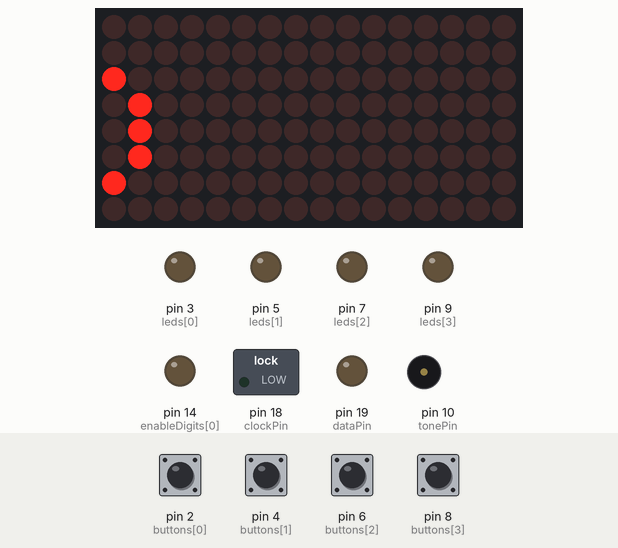
Simulated run of this sketch. Board: Arduino Uno, built with avr-gcc and run on an emulated ATmega328P. Parts: 16×8 LED matrix, switched loads named in the sketch (green lamp = pin HIGH), output pins drawn as LEDs (lit = HIGH), buzzer (waves = sounding). The inputs (shaded band) are chosen by the test bench; at power-on: pin 2 (buttons[0]), pin 4 (buttons[1]), pin 6 (buttons[2]), pin 8 (buttons[3]) HIGH. Random numbers use the default seed unless the sketch sets one; EEPROM starts erased; what the sketch prints to the serial monitor is not drawn.

Above: at 1.28 s.
1.3 s: pin 2 (buttons[0]) pulled LOW for 0.15 s
At 2.9 s:
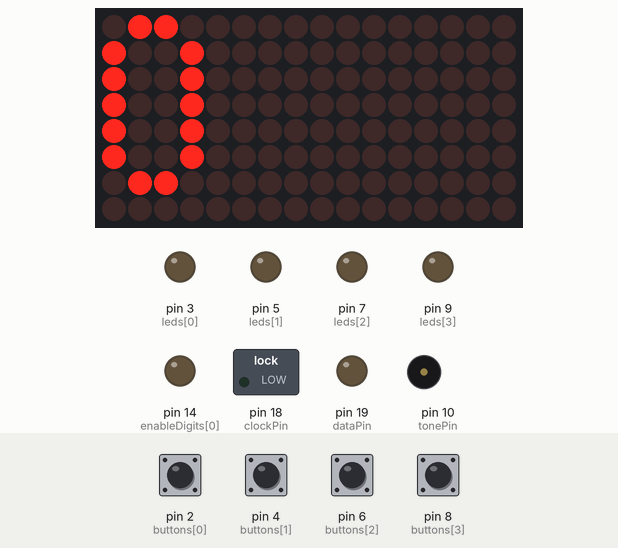
4.4 s: pin 4 (buttons[1]) pulled LOW for 0.15 s
At 5.1 s:
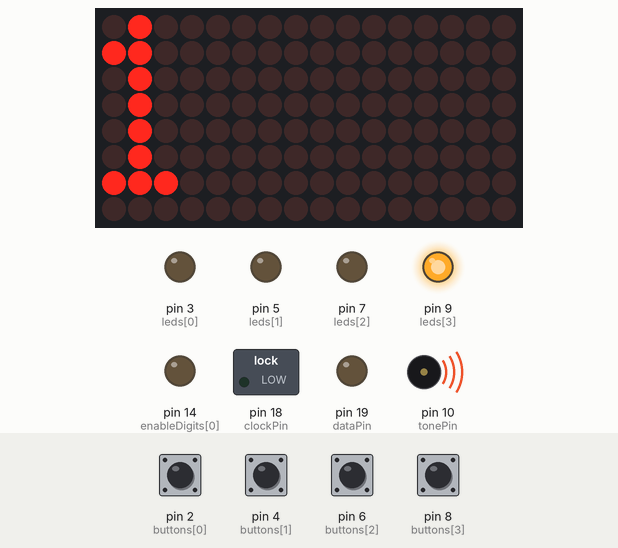
7.0 s: pin 8 (buttons[3]) pulled LOW for 0.15 s
At 7.18 s:
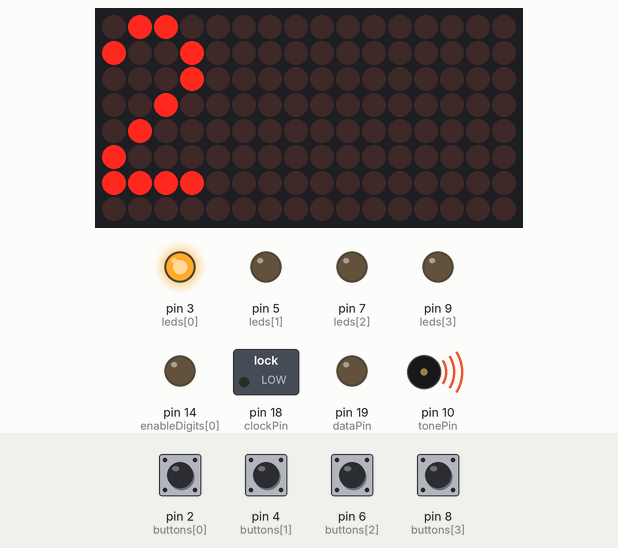
7.7 s: pin 4 (buttons[1]) pulled LOW for 1 s
At 9.0 s:
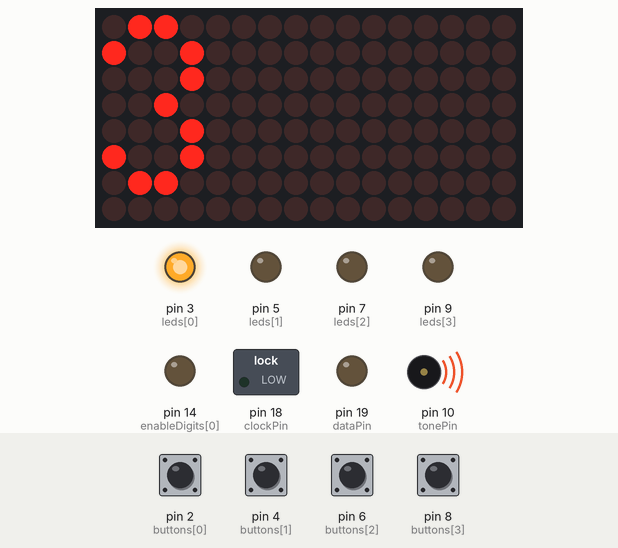
9.3 s: pin 2 (buttons[0]) pulled LOW for 1 s
At 9.9 s:
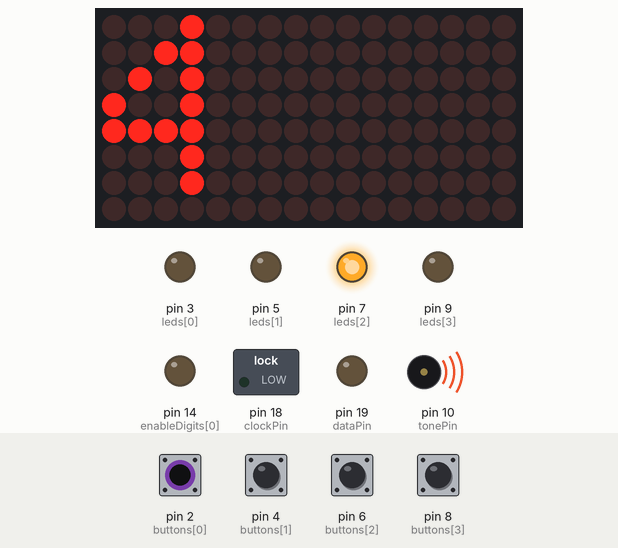
12.4 s: pin 8 (buttons[3]) pulled LOW for 1 s
At 38.3 s:
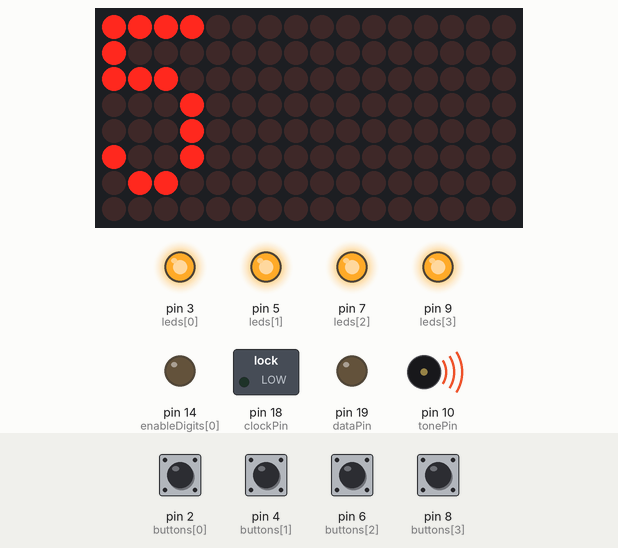
Timing chart, 0 to 41.4 s (numbered marks = the images above; inputs shaded):
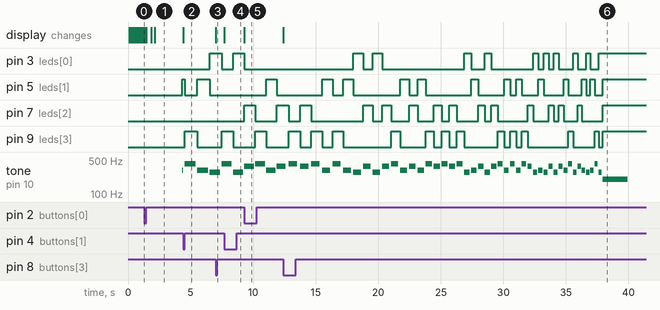

The sketch:

spede_fresh.ino
```cpp
// (licence header left out)
#include <EEPROM.h>

#include <MaxMatrix.h>
#include <avr/pgmspace.h>

#include <PinChangeInt.h>


PROGMEM const prog_uchar CH[] = {
3, 8, B0000000, B0000000, B0000000, B0000000, B0000000, // space
1, 8, B1011111, B0000000, B0000000, B0000000, B0000000, // !
3, 8, B0000011, B0000000, B0000011, B0000000, B0000000, // "
5, 8, B0010100, B0111110, B0010100, B0111110, B0010100, // #
4, 8, B0100100, B1101010, B0101011, B0010010, B0000000, // $
5, 8, B1100011, B0010011, B0001000, B1100100, B1100011, // %
5, 8, B0110110, B1001001, B1010110, B0100000, B1010000, // &
1, 8, B0000011, B0000000, B0000000, B0000000, B0000000, // '
3, 8, B0011100, B0100010, B1000001, B0000000, B0000000, // (
3, 8, B1000001, B0100010, B0011100, B0000000, B0000000, // )
5, 8, B0101000, B0011000, B0001110, B0011000, B0101000, // *
5, 8, B0001000, B0001000, B0111110, B0001000, B0001000, // +
2, 8, B10110000, B1110000, B0000000, B0000000, B0000000, // ,
4, 8, B0001000, B0001000, B0001000, B0001000, B0000000, // -
2, 8, B1100000, B1100000, B0000000, B0000000, B0000000, // .
4, 8, B1100000, B0011000, B0000110, B0000001, B0000000, // /
4, 8, B0111110, B1000001, B1000001, B0111110, B0000000, // 0
3, 8, B1000010, B1111111, B1000000, B0000000, B0000000, // 1
4, 8, B1100010, B1010001, B1001001, B1000110, B0000000, // 2
4, 8, B0100010, B1000001, B1001001, B0110110, B0000000, // 3
4, 8, B0011000, B0010100, B0010010, B1111111, B0000000, // 4
4, 8, B0100111, B1000101, B1000101, B0111001, B0000000, // 5
4, 8, B0111110, B1001001, B1001001, B0110000, B0000000, // 6
4, 8, B1100001, B0010001, B0001001, B0000111, B0000000, // 7
4, 8, B0110110, B1001001, B1001001, B0110110, B0000000, // 8
4, 8, B0000110, B1001001, B1001001, B0111110, B0000000, // 9
2, 8, B01010000, B0000000, B0000000, B0000000, B0000000, // :
2, 8, B10000000, B01010000, B0000000, B0000000, B0000000, // ;
3, 8, B0010000, B0101000, B1000100, B0000000, B0000000, // <
3, 8, B0010100, B0010100, B0010100, B0000000, B0000000, // =
3, 8, B1000100, B0101000, B0010000, B0000000, B0000000, // >
4, 8, B0000010, B1011001, B0001001, B0000110, B0000000, // ?
5, 8, B0111110, B1001001, B1010101, B1011101, B0001110, // @
4, 8, B1111110, B0010001, B0010001, B1111110, B0000000, // A
4, 8, B1111111, B1001001, B1001001, B0110110, B0000000, // B
4, 8, B0111110, B1000001, B1000001, B0100010, B0000000, // C
4, 8, B1111111, B1000001, B1000001, B0111110, B0000000, // D
4, 8, B1111111, B1001001, B1001001, B1000001, B0000000, // E
4, 8, B1111111, B0001001, B0001001, B0000001, B0000000, // F
4, 8, B0111110, B1000001, B1001001, B1111010, B0000000, // G
4, 8, B1111111, B0001000, B0001000, B1111111, B0000000, // H
3, 8, B1000001, B1111111, B1000001, B0000000, B0000000, // I
4, 8, B0110000, B1000000, B1000001, B0111111, B0000000, // J
4, 8, B1111111, B0001000, B0010100, B1100011, B0000000, // K
4, 8, B1111111, B1000000, B1000000, B1000000, B0000000, // L
5, 8, B1111111, B0000010, B0001100, B0000010, B1111111, // M
5, 8, B1111111, B0000100, B0001000, B0010000, B1111111, // N
4, 8, B0111110, B1000001, B1000001, B0111110, B0000000, // O
4, 8, B1111111, B0001001, B0001001, B0000110, B0000000, // P
4, 8, B0111110, B1000001, B1000001, B10111110, B0000000, // Q
4, 8, B1111111, B0001001, B0001001, B1110110, B0000000, // R
4, 8, B1000110, B1001001, B1001001, B0110010, B0000000, // S
5, 8, B0000001, B0000001, B1111111, B0000001, B0000001, // T
4, 8, B0111111, B1000000, B1000000, B0111111, B0000000, // U
5, 8, B0001111, B0110000, B1000000, B0110000, B0001111, // V
5, 8, B0111111, B1000000, B0111000, B1000000, B0111111, // W
5, 8, B1100011, B0010100, B0001000, B0010100, B1100011, // X
5, 8, B0000111, B0001000, B1110000, B0001000, B0000111, // Y
4, 8, B1100001, B1010001, B1001001, B1000111, B0000000, // Z
2, 8, B1111111, B1000001, B0000000, B0000000, B0000000, // [
4, 8, B0000001, B0000110, B0011000, B1100000, B0000000, // backslash
2, 8, B1000001, B1111111, B0000000, B0000000, B0000000, // ]
3, 8, B0000010, B0000001, B0000010, B0000000, B0000000, // hat
4, 8, B1000000, B1000000, B1000000, B1000000, B0000000, // _
2, 8, B0000001, B0000010, B0000000, B0000000, B0000000, // `
4, 8, B0100000, B1010100, B1010100, B1111000, B0000000, // a
4, 8, B1111111, B1000100, B1000100, B0111000, B0000000, // b
4, 8, B0111000, B1000100, B1000100, B0101000, B0000000, // c
4, 8, B0111000, B1000100, B1000100, B1111111, B0000000, // d
4, 8, B0111000, B1010100, B1010100, B0011000, B0000000, // e
3, 8, B0000100, B1111110, B0000101, B0000000, B0000000, // f
4, 8, B10011000, B10100100, B10100100, B01111000, B0000000, // g
4, 8, B1111111, B0000100, B0000100, B1111000, B0000000, // h
3, 8, B1000100, B1111101, B1000000, B0000000, B0000000, // i
4, 8, B1000000, B10000000, B10000100, B1111101, B0000000, // j
4, 8, B1111111, B0010000, B0101000, B1000100, B0000000, // k
3, 8, B1000001, B1111111, B1000000, B0000000, B0000000, // l
5, 8, B1111100, B0000100, B1111100, B0000100, B1111000, // m
4, 8, B1111100, B0000100, B0000100, B1111000, B0000000, // n
4, 8, B0111000, B1000100, B1000100, B0111000, B0000000, // o
4, 8, B11111100, B0100100, B0100100, B0011000, B0000000, // p
4, 8, B0011000, B0100100, B0100100, B11111100, B0000000, // q
4, 8, B1111100, B0001000, B0000100, B0000100, B0000000, // r
4, 8, B1001000, B1010100, B1010100, B0100100, B0000000, // s
3, 8, B0000100, B0111111, B1000100, B0000000, B0000000, // t
4, 8, B0111100, B1000000, B1000000, B1111100, B0000000, // u
5, 8, B0011100, B0100000, B1000000, B0100000, B0011100, // v
5, 8, B0111100, B1000000, B0111100, B1000000, B0111100, // w
5, 8, B1000100, B0101000, B0010000, B0101000, B1000100, // x
4, 8, B10011100, B10100000, B10100000, B1111100, B0000000, // y
3, 8, B1100100, B1010100, B1001100, B0000000, B0000000, // z
3, 8, B0001000, B0110110, B1000001, B0000000, B0000000, // {
1, 8, B1111111, B0000000, B0000000, B0000000, B0000000, // |
3, 8, B1000001, B0110110, B0001000, B0000000, B0000000, // }
4, 8, B0001000, B0000100, B0001000, B0000100, B0000000, // ~
};

int data = 12;
int load = 11;
int clock = 13;
int maxInUse = 2;    //change this variable to set how many MAX7219's you'll use
MaxMatrix m(data, load, clock, maxInUse);
byte buffer[10];
char msg[] = "Kab";
char scorea[10];


// Arduino pins connected to latch, clock and data pins of the 74HC595 chip
const int latchPin = 17;
const int clockPin = 18;
const int dataPin = 19;

// Arduino pin connected to the speaker
const int tonePin = 10;

// Arduino pins connected to transistors controlling the digits
const int enableDigits[] = {
  14,14,14,14 };

// Arduino pins connected to leds
const int leds[] = {
  3,5,7,9 };

// Arduino pins connected to buttons
const int buttons[] = {
  2,4,6,8 };


// Frequencies of tones played when buttons are pressed
const int toneFreq[] = {
  277, 311, 370, 415 };  // CS4, DS4, FS4, GS4

// Segment bits for numbers 0-9
int digits[10] = {
  B1111101, // 0  ABCDEF-
  B1000001, // 1  -BC----
  B1011110, // 2  AB-DE-G
  B1010111, // 3  ABCD--G
  B1100011, // 4  -BC--FG
  B0110111, // 5  A-CD-EF
  B0111111, // 6  A-BCDEF
  B1010001, // 7  ABC----
  B1111111, // 8  ABCDEFG
  B1110111, // 9  ABCD-FG
};

enum {
  STATE_START_MENU,
  STATE_GAME,
  STATE_GAME_OVER
};

int score = 0;
int led = 0;
int prevLed = 0;
int nextTimer = 0;
int level = 0;
int hiscore = 0;
int startMenuTimer = 0;
int prevButtonState[] = {
  HIGH, HIGH, HIGH, HIGH };
int state = STATE_START_MENU;
int ledsA[200];
int scrollSpeed = 100;

void printString(char* s)
{
  int col = 0;
  while (*s != 0)
  {
    if (*s < 32) continue;
    char c = *s - 32;
    memcpy_P(buffer, CH + 7*c, 7);
    m.writeSprite(col, 0, buffer);
    m.setColumn(col + buffer[0], 0);
    col += buffer[0] + 1;
    s++;
  }
}

void printStringWithShift(char *s, int shift_speed){
  while ( *s  != 0){
    printCharWithShift(*s, min(shift_speed,scrollSpeed));
    s++;
  }
}

void printCharWithShift(char c, int shift_speed){
  if (c < 32) return;
  c -= 32;
  memcpy_P(buffer, CH + 7*c, 7);
  m.writeSprite(32, 0, buffer);
  m.setColumn(32 + buffer[0], 0);

  for (int i=0; i<buffer[0]+1; i++)
  {
    delay(shift_speed);
    m.shiftLeft(false, false);
  }
}

// Read hiscore value from EEPROM
void readHiscore() {
  hiscore = (EEPROM.read(0) << 8) + EEPROM.read(1);

  // EEPROM initial value is FFFF
  if(hiscore == 0xffff)
    hiscore = 0;
}

// Write hiscore value to EEPROM
void writeHiscore() {
  EEPROM.write(0, hiscore >> 8);
  EEPROM.write(1, hiscore & 0xff);
}

void setup() {
  pinMode(latchPin, OUTPUT);
  pinMode(clockPin, OUTPUT);
  pinMode(dataPin, OUTPUT);

  for(int i = 0; i < 4; i++)
    pinMode(enableDigits[i], OUTPUT);

  for(int i = 0; i < 4; i++)
    pinMode(leds[i], OUTPUT);

  // enable pull up resistors for button pins
  for(int i = 0; i < 4; i++)
    pinMode(buttons[i], INPUT_PULLUP);
  m.init();
  m.setIntensity(5);
  printString(msg);
  Serial.begin(9600);    //alustetaan sarjaportti
//  hiscore = 0;
//  writeHiscore();

  readHiscore();
}

// Updates display with current score.
// Flashes 4 digits quickly on the display.
// Display is turned off if enable is false.
void updateDisplay(int score, boolean enable) {
/*  int s = score;

  for(int pos = 0; pos < 4; pos++) {
    int digit = s % 10;
    s /= 10;

    // turn off all digits
    for( int i = 0; i < 4; i++ )
      digitalWrite(enableDigits[i], LOW);

    delayMicroseconds(500);

    // set latch low so digits won't change while sending bits
    digitalWrite(latchPin, LOW);

    // shift out the bits
    shiftOut(dataPin, clockPin, MSBFIRST, digits[digit]);

    // set latch high so the LEDs will light up
    digitalWrite(latchPin, HIGH);

    delayMicroseconds(500);

    // turn on one digit
    if(enable)
      digitalWrite(enableDigits[pos], HIGH);

    delayMicroseconds(2000);
  }
*/
//  delayMicroseconds(3000);
}

//before start
void buttonpressed() {
  for(int i = 0; i < 4; i++)
    digitalWrite(leds[i], HIGH);
  scrollSpeed = 0;
  for(int i = 0; i < 4; i++)
    digitalWrite(leds[i], LOW);
}

// Updates the start menu. Switch between previous score and hiscore on the display.
// Start a new game when a button is pressed. Clear the hiscore is all buttons are held down for 2 seconds.
void startMenu() {
  int s = score;

  for(int i = 0; i < 4; i++)
    PCintPort::attachInterrupt(buttons[i], buttonpressed ,CHANGE);


  if (startMenuTimer % 19 == 0) {
    char string[32] = "press any button to start   ";
    printStringWithShift(string, 120);
  } else if (startMenuTimer % 5 == 0) {
    char string[32] = "paina nappia   ";
    printStringWithShift(string, 120);
  } else if (startMenuTimer % 1 == 0) {
    char string[32] = "Best         ";
    printStringWithShift(string, 120);
    char scorea[10];
    itoa(hiscore, scorea, 10);
    printString(scorea);
    delay(scrollSpeed*15);
    char string2[32] = "Last         ";
    printStringWithShift(string2, 120);
    itoa(s, scorea, 10);
    printString(scorea);
    delay(scrollSpeed*15);

  }


  // flick between previous score and hiscore display
  startMenuTimer = (startMenuTimer + 1) % 2000;
  if(startMenuTimer >= 1000)
    s = hiscore;

  updateDisplay(s, startMenuTimer < 975 || (startMenuTimer > 1000 && startMenuTimer < 1975));
  Serial.println(s);

  // read button state
  int buttonState = 0;
  for(int i = 0; i < 4; i++)
    if(digitalRead(buttons[i]) == LOW)
      buttonState |= 1<<i;


  if (scrollSpeed==0)
    buttonState=1;

  // reset hiscore if all buttons are held down for 2 seconds
  static long resetHiscoreTimer = 0;
  if(buttonState == 15) {
    if(resetHiscoreTimer == 0)
      resetHiscoreTimer = millis();
    if(millis() - resetHiscoreTimer > 2000) {
      updateDisplay(0, false);
      tone(tonePin, 500, 500);
      hiscore = 0;
      writeHiscore();
      delay(700);
      resetHiscoreTimer = 0;
    }
  }
  else {
    resetHiscoreTimer = 0;
  }

  // start new game if a single button is pressed for 100ms
  static int startNewGameTimer = 0;
  if(buttonState == 1 || buttonState == 2 || buttonState == 4 || buttonState == 8) {
    if(startNewGameTimer == 0)
      startNewGameTimer = millis();
    if(millis() - startNewGameTimer > 50) {
      // start new game

      for(int i = 0; i < 4; i++)
        PCintPort::detachInterrupt(buttons[i]);
      scrollSpeed=100;
      updateDisplay(score, false);
      delay(2000);
      startNewGame();
      startNewGameTimer = 0;
    }
  }
  else {
    startNewGameTimer = 0;
  }
}

// Prepares game state for a new game.
void startNewGame() {
  state = STATE_GAME;
  score = 0;
  level = 0;
  led = -1;
  prevLed = -1;
  nextTimer = 0;
  Serial.begin(9600);    //alustetaan sarjaportti
  Serial.println("New game");    //tulostetaan sarjaporttiin
  char* msg = "0   ";
  printString(msg);

  for(int i = 0; i < 4; i++)
    prevButtonState[i] = HIGH;

  // set random seed, so that every game has a different sequence
  randomSeed(millis());

  ledsA[0] = random(4);
  for(int i = 1; i<200; i++) {
    ledsA[i] = random(4);
    while (ledsA[i]==ledsA[i-1]) {
      ledsA[i] = random(4);
    }
  }
}

void playGame() {
  // update time
  nextTimer--;

  //  delay(nextTimer);

  if(nextTimer < 0) {
    // game over if player is too slow
    //    if(led >= 0) {
    //      gameOver();
    //      return;
    //    }

    led = ledsA[level];

    // make consequent same leds less probable
//    if(led == prevLed)
//      led = random(4);
//    prevLed = led;

    nextTimer = max(150 * pow(1.6, -level*0.05), 10);
    Serial.println(nextTimer);
    level++;

    delay(nextTimer);

    tone(tonePin, toneFreq[led], nextTimer *6);
//    score = level;
  }

  // update leds
  for(int i = 0; i < 4; i++) {
//    digitalWrite(leds[i], led == i || (digitalRead(buttons[i]) == LOW && nextTimer > 5) ? HIGH : LOW);
    digitalWrite(leds[i], led == i); // || (digitalRead(buttons[i]) == LOW && nextTimer > 5) ? HIGH : LOW);
  }

//  delay(1000);
  Serial.println(level);
  Serial.println(score);

  if (level>score+50)
    gameOver();

  char scorea[10];

  // read input
  for(int i = 0; i < 4; i++) {
    int but = digitalRead(buttons[i]);
    if(but == LOW && prevButtonState[i] == HIGH) {
      // ignore button press if time since last press is too short
      if( led >= 0 ) { //&& millis() - lastButtonPress > 50 ) {
        // correct button pressed?
        if( i == ledsA[score] ) {
          if (level==score+1) {
            nextTimer = -1;
            noTone(tonePin);
          }
          score++;
          itoa(score, scorea, 10);
          printString(scorea);
//          led = -1;  // turn off led
//          nextTimer = -1;
        }
        else {
          gameOver();
        }
        //lastButtonPress = millis();
      }
    }
    prevButtonState[i] = but;
  }
}

// Game over. Play a game over sound and blink score.
void gameOver() {
  tone(tonePin, 250, 2500);

  // new hiscore?
  if(score > hiscore) {
    hiscore = score;
    writeHiscore();
  }

  // turn on leds
  for(int i = 0; i < 4; i++)
    digitalWrite(leds[i], HIGH);

  // flash display
  for(int i = 0; i < 70*5; i++) {
    if(i == 70*2)
      tone(tonePin, 200, 2000);
    boolean enable = 1 - (i/60) & 1;
    updateDisplay(score, enable);
  }

  //char* msg = "0   ";
  //printString(msg);

  itoa(score, scorea, 10);
  printString(scorea);
  delay(5000);

  // turn off leds
  for(int i = 0; i < 4; i++)
    digitalWrite(leds[i], LOW);
  updateDisplay(score, false);


  // enter menu
  //delay(1000);
  state = STATE_START_MENU;
  startMenuTimer = 0;
}

// Main loop. Update menu, game or game over depending on current state.
void loop() {
  if(state == STATE_START_MENU)
    startMenu();
  else if(state == STATE_GAME)
    playGame();
  else
    gameOver();
}
```

Measured:
- after the input at 1.3 s, pin 5 (leds[1]): LOW → HIGH after 3.0 s; tone on pin 10 (tonePin): silent → 311 Hz after 3.0 s
- after the input at 4.4 s, pin 3 (leds[0]): LOW → HIGH after 2.1 s; the display: changes at once (image 2)
- after the input at 7.0 s, the display: changes at once (image 3)
- after the input at 7.7 s, the display: changes at once (image 4)
- after the input at 9.3 s, the display: changes at once (image 5)
- after the input at 12.4 s, the display: changes at once (image 6)
